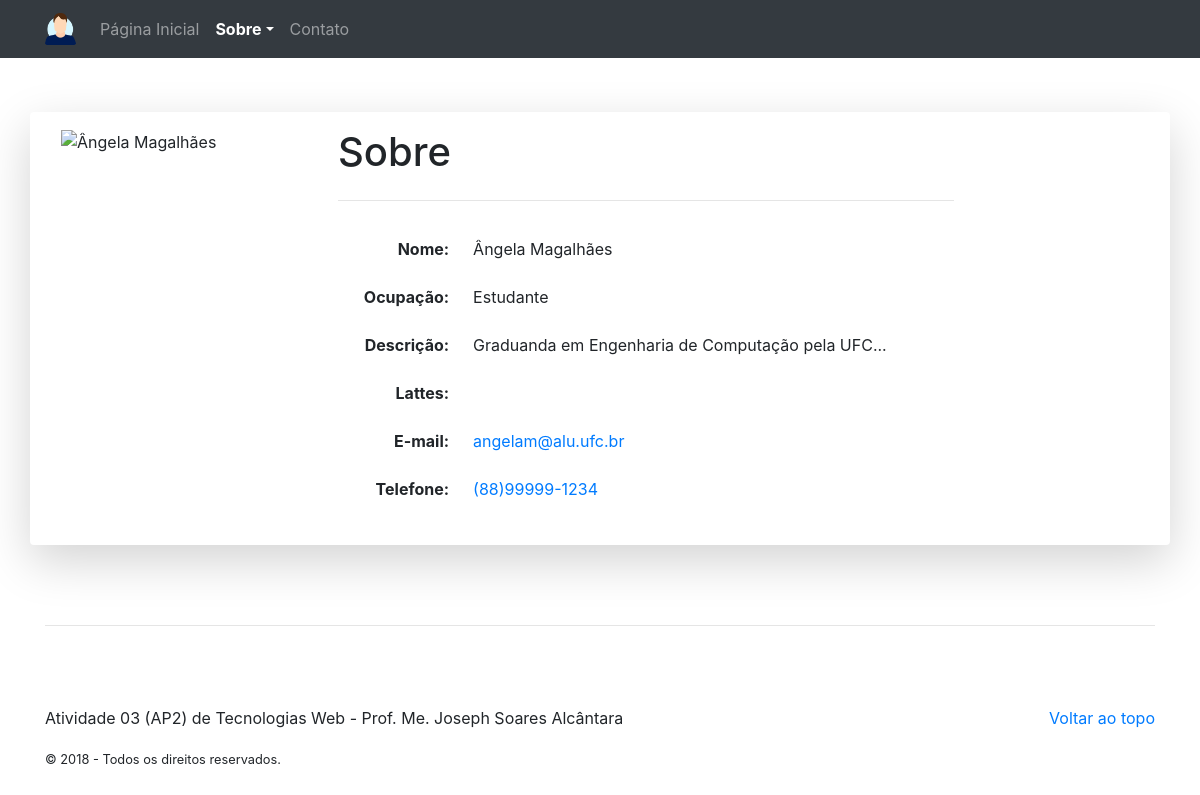
Before: /sobre/view/1 with the older database file.
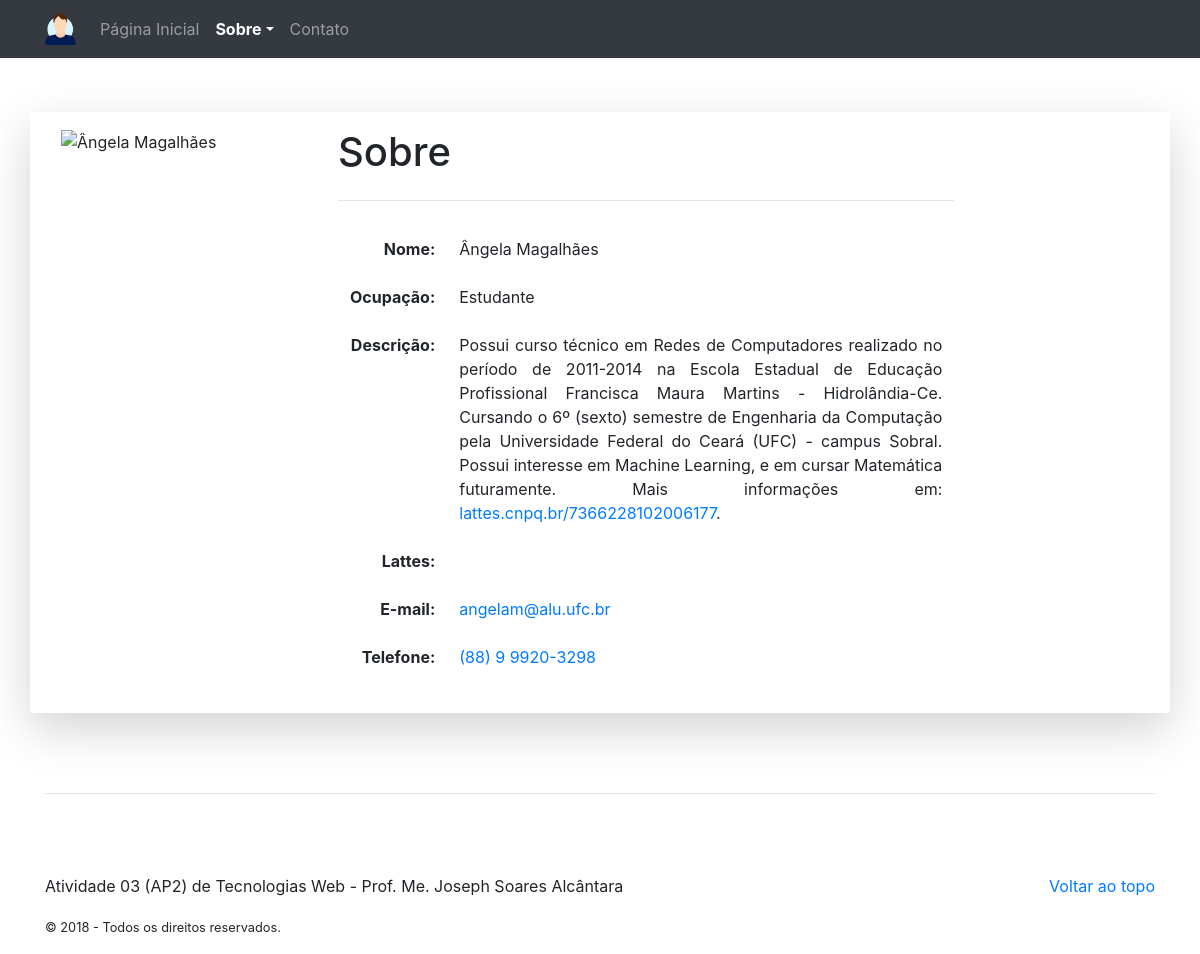
After: the same page with the newer database file.
### tables this page shows
CREATE TABLE membros (
  id INT NOT NULL AUTO_INCREMENT,
  nome VARCHAR(45) NOT NULL,
  ocupacao VARCHAR(45) NOT NULL,
  email VARCHAR(45) NOT NULL,
  telefone VARCHAR(16) NOT NULL,
  descricao TEXT(500) NOT NULL,
  PRIMARY KEY (id));

### application/controllers/Sobre.php (called while the page is built, shortened)
<?php
class Sobre extends CI_Controller {
  public function __construct() {
    $this->load->model('membros_model');
  }
  public function view($id = null) {
    if ($id === null) {
      show_404();
    } else {
      $data = array (
        'title' => 'Sobre',
        'membros' => $this->membros_model->get_membros(),
        'membro' => $this->membros_model->get_membros($id)
      );
      $this->load->view('templates/header', $data);
      $this->load->view('pages/sobre', $data);
      $this->load->view('templates/footer');
    }
  }
}

### index.php (called while the page is built, shortened)
<?php
require_once BASEPATH.'core/CodeIgniter.php';

### application/models/Membros_model.php (called while the page is built, shortened)
<?php
  class Membros_model extends CI_Model {
    public function get_membros($id = null) {
      if ($id === null) {
        $query = $this->db->get('membros');
        return $query->result_array();
      }
      $query = $this->db->get_where('membros', array('id' => $id));
      return $query->row_array();
    }
  }
?>

### application/views/pages/sobre.php (the view)
<main role="main" class="container">
  <div class="row mt-5 shadow-lg p-3 bg-white rounded">
    <div class="col-md-7 order-md-2">
      <h1 class="featurette-heading"><?=$title?></h1>
      <hr class="my-4">
      <table class="table table-borderless">
        <tbody>
          <tr>
            <th class="text-right" scope="row">Nome:</th>
            <td><?=$membro['nome']?></td>
          </tr>
          <tr>
            <th class="text-right" scope="row">Ocupação:</th>
            <td><?=$membro['ocupacao']?></td>
          </tr>
          <tr>
            <th class="text-right" scope="row">Descrição:</th>
            <td class="text-justify"><?=$membro['descricao']?></td>
          </tr>
          <tr>
            <th class="text-right" scope="row">Lattes:</th>
            <td><a href="http://<?=$membro['lattes']?>" target="_blank"><?=$membro['lattes']?></td>
          </tr>
          <tr>
            <th class="text-right" scope="row">E-mail:</th>
            <td><a href="mailto:<?=$membro['email']?>" target="_blank"><?=$membro['email']?></td>
          </tr>
          <tr>
            <th class="text-right" scope="row">Telefone:</th>
            <td><a href="tel:<?=$membro['telefone']?>" target="_blank"><?=$membro['telefone']?></td>
          </tr>
        </tbody>
      </table>
    </div>
    <div class="col-md-3 order-md-1">
      <img class="img-fluid" alt="<?=$membro['nome']?>" title="<?=$membro['nome']?>"
           src="<?=base_url('static/img/'.$membro['user'].'.png')?>">
    </div>
  </div>
</main>

Changed rows visible on the page:
changed membros "Ângela Magalhães": descricao "Graduanda em Engenharia de Computação pela UFC..." → "Possui curso técnico em Redes de Computadores realizado no período de 2011-2014 na Escola Estadual de Educação Profissional Francisca Maura Martins - Hidrolândia-Ce. Cursando o 6º (sexto) semestre de Engenharia da Computação pela Universidade Federal do Ceará (UFC) - campus Sobral. Possui interesse em Machine Learning, e em cursar Matemática futuramente. Mais informações em: lattes.cnpq.br/7366228102006177 ."; telefone "(88)99999-1234" → "(88) 9 9920-3298"
